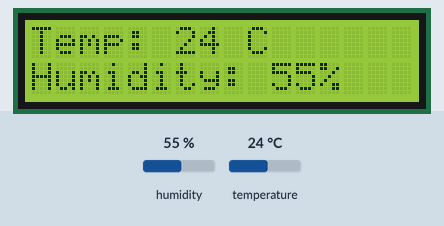
A program run on a simulated ESP32 board running MicroPython. On the bench: 16×2 character LCD. The test bench sets the inputs (shaded band); at power-on: humidity 55 %, temperature 24 °C. WiFi joins after 1.5 s; no MQTT or app messages arrive unless stated; values from a settings file that is not in the repository are placeholders; library files of the repository ran but are not shown: lcd_api.py, i2c_lcd.py; what the program prints to the serial console is not drawn.

Above: at 1.3 s.
1.4 s: humidity set to 22 %
At 11.7 s:
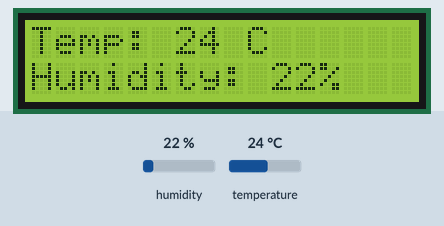
12.5 s: temperature set to 12 °C
At 22.7 s:
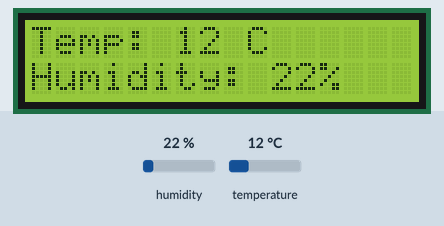
23.1 s: humidity set to 40 %
At 32.5 s:
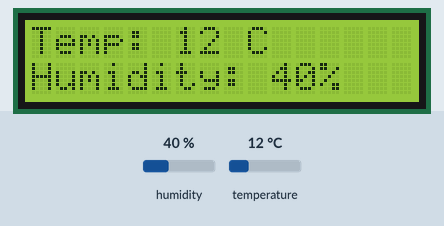
33.6 s: temperature set to 19 °C
At 43.6 s:
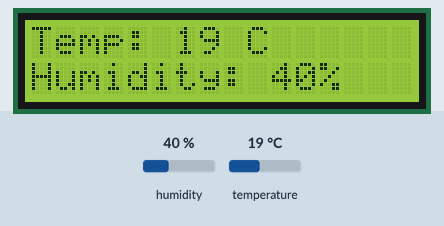
Timing chart, 0 to 45.1 s (numbered marks = the images above; inputs shaded):
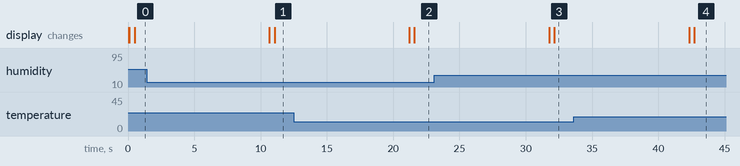

Measured:
- after the input at 1.4 s, the display: first differs from a run without the input after 9.7 s (image 1)
- after the input at 12.5 s, the display: first differs from a run without the input after 9.1 s (image 2)
- after the input at 23.1 s, the display: first differs from a run without the input after 9.1 s (image 3)
- after the input at 33.6 s, the display: first differs from a run without the input after 9.1 s (image 4)

The program:

main.py
```python
import machine
import dht
from lcd_api import LcdApi
from i2c_lcd import I2cLcd
from machine import Pin, SoftI2C
from time import sleep
from umqtt.simple import MQTTClient
import keys

# Constants
I2C_ADDR = 0x3f
TOTAL_ROWS = 2
TOTAL_COLUMNS = 16
MQTT_SERVER = keys.url
MQTT_PORT = 1883
MQTT_TOPIC = keys.topic

# Initialize peripherals
i2c = SoftI2C(scl=Pin(22), sda=Pin(21), freq=10000)
lcd = I2cLcd(i2c, I2C_ADDR, TOTAL_ROWS, TOTAL_COLUMNS)
sensor = dht.DHT11(Pin(15))

def send_sensor_data(temp, hum):
    payload = {
        'temperature': temp,
        'humidity': hum
    }
    client = MQTTClient("client_id", MQTT_SERVER, MQTT_PORT,keepalive=30)
    client.connect()
    message = "{ \"temperature\": %f, \"humidity\": %f}" % (temp,hum)
    client.publish(MQTT_TOPIC, message)
    client.disconnect()
    print('Sensor data sent successfully')

while True:
    try:
        lcd.clear()
        sensor.measure()
        temp = sensor.temperature()
        hum = sensor.humidity()

        print('Temperature: %3.1f C' % temp)
        print('Humidity: %3.1f %%' % hum)

        lcd.putstr('Temp: %2.0f C\n' % temp)
        lcd.putstr('Humidity: %2.0f%%' % hum)

        try:
            send_sensor_data(temp, hum)
        except Exception as e:
            print('Failed to send sensor data:', e)
        sleep(10)

    except OSError as e:
        print('Failed to read sensor.')
```

boot.py
```python
import keys
import network

def connect_to_wifi():
    wifi_ssid = keys.ssid
    wifi_password = keys.wifi_pass

    wifi = network.WLAN(network.STA_IF)
    wifi.active(True)
    try:
        wifi.connect(wifi_ssid, wifi_password)
        return wifi.ifconfig()[0]
    except Exception as e:
        print("Failed to connect to Wi-Fi:", e)
        return None

ip_address = connect_to_wifi()
if ip_address:
    print("Connected to Wi-Fi")
    print("IP address:", ip_address)
```
